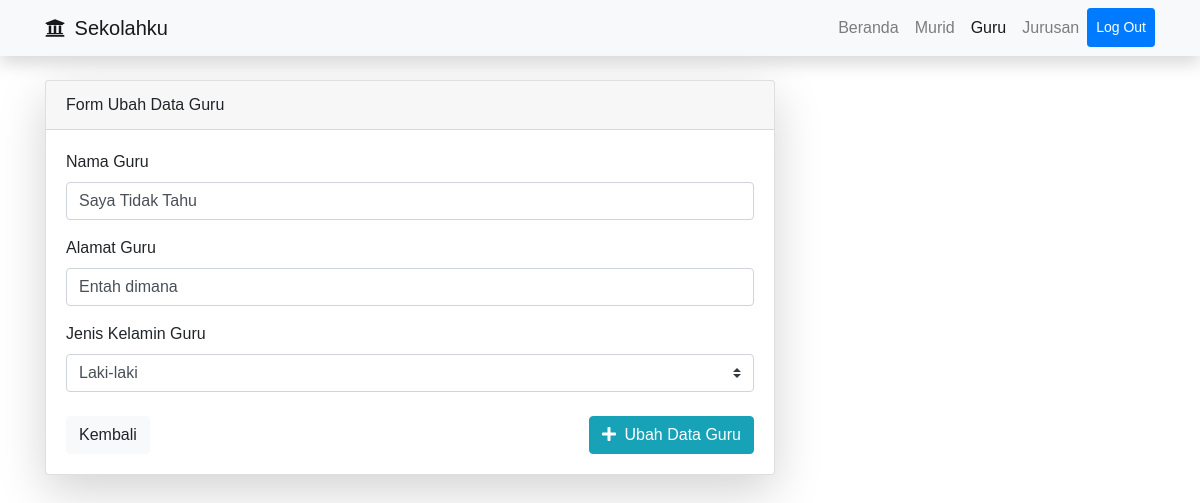
The page /guru/ubah.php?id=1 (signed in) on the database its author committed.
### tables this page shows
CREATE TABLE `guru` (
  `id` int(11) NOT NULL,
  `nama` varchar(128) NOT NULL,
  `alamat` varchar(128) NOT NULL,
  `jenis_kelamin` varchar(9) NOT NULL
);

### app/App.php (called while the page is built, shortened)
<?php
class App
{
    protected function getConn()
    {
        return mysqli_connect("Localhost", "root", "", "db_sekolahku");
    }
    public function query($query)
    {
        $conn = $this->getConn();
        $result = mysqli_query($conn, $query);
        $rows = [];
        while ($row = mysqli_fetch_assoc($result)) {
            $rows[] = $row;
        }
        return $rows;
    }
}

### guru/ubah.php (the view, shortened to what this page needs)
<?php
require '../app/init.php';
$objGuru->is_login();
if (isset($_GET['id'])) {
    $id = $_GET['id'];
    $guru = $objGuru->query("SELECT * FROM guru WHERE id=$id")[0];
} else {
    header("Location: guru.php");
    exit;
}
?>
<!DOCTYPE html>
<html lang="en">
<head>
    <link rel="stylesheet" href="<?= BASEURL; ?>vendor/bootstrap4/css/bootstrap.min.css">
    <link rel="stylesheet" href="<?= BASEURL; ?>assets/css/style.css">
</head>
<body>
    <nav class="navbar navbar-expand-lg navbar-light bg-light shadow">
        <div class="container">
            <a class="navbar-brand" href="../index.php"><i class="fa fa-university mr-1"></i> Sekolahku</a>
            <div class="collapse navbar-collapse justify-content-end" id="navbarNav">
                <ul class="navbar-nav">
                    <li class="nav-item">
                        <a class="nav-link" href="../index.php">Beranda</a>
                    </li>
                    <li class="nav-item">
                        <a class="nav-link" href="../murid/murid.php">Murid</a>
                    </li>
                    <li class="nav-item active">
                        <a class="nav-link" href="guru.php">Guru</a>
                    </li>
                    <li class="nav-item">
                        <a class="nav-link" href="../jurusan/jurusan.php">Jurusan</a>
                    </li>
                    <li class="nav-item">
                        <a class="nav-link btn btn-primary btn-sm text-white" href="../auth/logout.php">Log Out</a>
                    </li>
                </ul>
            </div>
        </div>
    </nav>
    <div class="container">
        <div class="row mt-4">
            <div class="col-md-8">
                <div class="card shadow-lg">
                    <div class="card-header">
                        Form Ubah Data Guru
                    </div>
                    <div class="card-body">
                        <div class="row">
                            <div class="col">
                                <form action="" method="post">
                                    <div class="form-group">
                                        <label for="nama">Nama Guru</label>
                                        <input type="text" class="form-control" id="nama" name="nama" value="<?= $guru['nama']; ?>">
                                    </div>
                                    <div class="form-group">
                                        <label for="alamat">Alamat Guru</label>
                                        <input type="text" class="form-control" id="alamat" name="alamat" value="<?= $guru['alamat']; ?>">
                                    </div>
                                    <div class="form-group">
                                        <label for="alamat">Jenis Kelamin Guru</label>
                                        <select class="custom-select" name="jenis_kelamin">
                                            <option value="Laki-laki" <?= $guru['jenis_kelamin'] == 'Laki-laki' ? 'selected' : ''; ?>>Laki-laki</option>
                                        </select>
                                    </div>
                                    <div class="row mt-4">
                                        <div class="col">
                                            <a href="guru.php" class="btn btn-light">Kembali</a>
                                            <button type="submit" name="ubah_guru" class="btn btn-info float-right"><i class="fa fa-plus mr-1"></i> Ubah Data Guru</button>
                                        </div>
                                    </div>
                                </form>
                            </div>
                        </div>
                    </div>
                </div>
            </div>
        </div>
    </div>
</body>
</html>

### assets/css/style.css (style rules this page uses)
* { font-family: 'Source Sans Pro',sans-serif; }

### rows shown on the page
guru: nama "Saya Tidak Tahu", alamat "Entah dimana", jenis_kelamin "Laki-laki"
